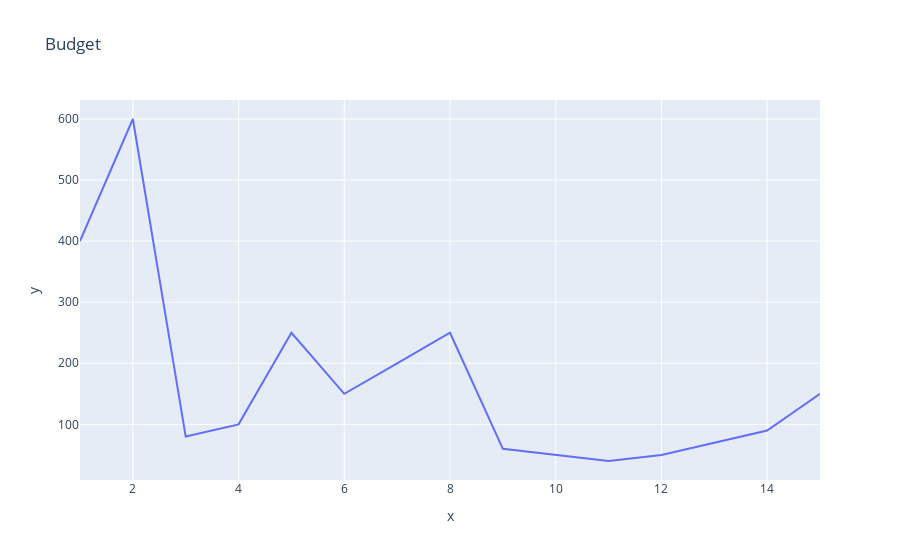

The cell this chart's notebook holds for it:
### Code cell
fig = px.line( x=mov.Rank, y=mov['Budget (₹ Cr)'], title='Budget')
fig.show()

### Figure 1 — Plotly figure (JSON) as saved in the notebook; plotly's stock layout.template omitted (floating-point values rounded to 4 significant figures)
{"data": [{"hovertemplate": "x=%{x}<br>y=%{y}<extra></extra>", "legendgroup": "", "line": {"color": "#636efa", "dash": "solid"}, "marker": {"symbol": "circle"}, "mode": "lines", "name": "", "orientation": "v", "showlegend": false, "type": "scatter", "x": [1, 2, 3, 4, 5, 6, 7, 8, 9, 10, 11, 12, 13, 14, 15], "xaxis": "x", "y": [400, 600, 80, 100, 250, 150, 200, 250, 60, 50, 40, 50, 70, 90, 150], "yaxis": "y"}], "layout": {"legend": {"tracegroupgap": 0}, "title": {"text": "Budget"}, "xaxis": {"anchor": "y", "domain": [0, 1], "title": {"text": "x"}}, "yaxis": {"anchor": "x", "domain": [0, 1], "title": {"text": "y"}}}}
